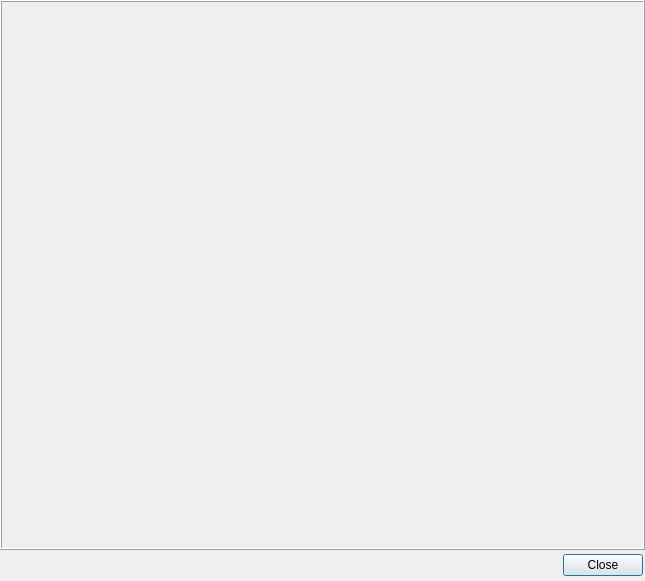
<?xml version="1.0" encoding="UTF-8"?>
<ui version="4.0">
 <class>Dialog</class>
 <widget class="QDialog" name="Dialog">
  <property name="geometry">
   <rect>
    <x>0</x>
    <y>0</y>
    <width>645</width>
    <height>581</height>
   </rect>
  </property>
  <property name="sizePolicy">
   <sizepolicy hsizetype="Fixed" vsizetype="Fixed">
    <horstretch>0</horstretch>
    <verstretch>0</verstretch>
   </sizepolicy>
  </property>
  <property name="minimumSize">
   <size>
    <width>0</width>
    <height>0</height>
   </size>
  </property>
  <property name="maximumSize">
   <size>
    <width>10000</width>
    <height>10000</height>
   </size>
  </property>
  <property name="windowTitle">
   <string>Dialog</string>
  </property>
  <layout class="QVBoxLayout" name="verticalLayout">
   <property name="spacing">
    <number>0</number>
   </property>
   <property name="leftMargin">
    <number>0</number>
   </property>
   <property name="topMargin">
    <number>0</number>
   </property>
   <property name="rightMargin">
    <number>0</number>
   </property>
   <property name="bottomMargin">
    <number>0</number>
   </property>
   <item>
    <widget class="QFrame" name="cameraFrame">
     <property name="sizePolicy">
      <sizepolicy hsizetype="Preferred" vsizetype="Preferred">
       <horstretch>0</horstretch>
       <verstretch>0</verstretch>
      </sizepolicy>
     </property>
     <property name="minimumSize">
      <size>
       <width>645</width>
       <height>550</height>
      </size>
     </property>
     <property name="maximumSize">
      <size>
       <width>10000</width>
       <height>10000</height>
      </size>
     </property>
     <property name="frameShape">
      <enum>QFrame::Box</enum>
     </property>
     <property name="frameShadow">
      <enum>QFrame::Raised</enum>
     </property>
    </widget>
   </item>
   <item>
    <widget class="QWidget" name="widget" native="true">
     <property name="sizePolicy">
      <sizepolicy hsizetype="Preferred" vsizetype="Fixed">
       <horstretch>0</horstretch>
       <verstretch>0</verstretch>
      </sizepolicy>
     </property>
     <property name="maximumSize">
      <size>
       <width>16777215</width>
       <height>75</height>
      </size>
     </property>
     <layout class="QHBoxLayout" name="horizontalLayout">
      <property name="spacing">
       <number>2</number>
      </property>
      <property name="leftMargin">
       <number>2</number>
      </property>
      <property name="topMargin">
       <number>2</number>
      </property>
      <property name="rightMargin">
       <number>2</number>
      </property>
      <property name="bottomMargin">
       <number>2</number>
      </property>
      <item>
       <spacer name="horizontalSpacer">
        <property name="orientation">
         <enum>Qt::Horizontal</enum>
        </property>
        <property name="sizeHint" stdset="0">
         <size>
          <width>40</width>
          <height>20</height>
         </size>
        </property>
       </spacer>
      </item>
      <item>
       <widget class="QPushButton" name="okButton">
        <property name="maximumSize">
         <size>
          <width>100</width>
          <height>16777215</height>
         </size>
        </property>
        <property name="text">
         <string>Close</string>
        </property>
       </widget>
      </item>
     </layout>
    </widget>
   </item>
  </layout>
  <zorder>widget</zorder>
  <zorder>cameraFrame</zorder>
 </widget>
 <resources/>
 <connections/>
</ui>
